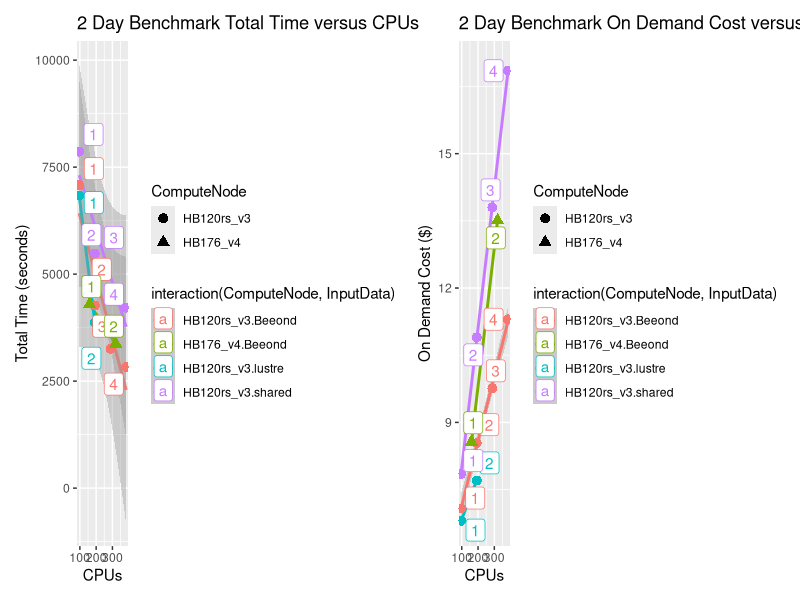

Reproduce this figure in R.
library(ggplot2)
library(patchwork) # To display 2 charts together
library(dplyr)
library(ggrepel)

# Script author: Liz Adams
# Affiliation: UNC CMAS Center 
# example from http://monashbioinformaticsplatform.github.io/2015-11-30-intro-r/ggplot.html
# 2nd example from https://r-graph-gallery.com/line-chart-dual-Y-axis-ggplot2.html

png(file = paste('hbv120', '_', 'v5.4plus', '_','Time','_','CPUs','.png',sep=''), width = 1024, height = 768, bg='white')
curr_wd<-getwd()
setwd(curr_wd)
csv_data<- read.csv("../docs/user_guide_cyclecloud/qa/scaling_HBv120.v54.csv",sep="\t", skip =0, header = TRUE, comment.char = "",check.names = FALSE, quote="", )
print(csv_data)
bad_rows <-
    is.na(csv_data$TotalTime) |
    is.na(csv_data$Day1_Timing_sec) |
    is.na(csv_data$CPUs) |
    is.na(csv_data$OnDemandCost) |
    is.na(csv_data$MS_Opt_Pin) |
    is.na(csv_data$SpotCost) 
    
#filter(csv_data, ComputeNode != "HB120rs_v3" )

csv_data2 <-  subset(csv_data, InputData=="Beeond")
print(csv_data2)




p1 <- ggplot(csv_data[!bad_rows,], aes(y=as.numeric(TotalTime), x=CPUs, group=interaction(ComputeNode,InputData), color=interaction(ComputeNode,InputData), shape=ComputeNode,)) +
    geom_point() + ggtitle("2 Day Benchmark Total Time versus CPUs") + scale_y_continuous(name = "Total Time (seconds)") + stat_smooth(method="lm") + geom_point(size=3.0) + geom_label_repel(aes(label = Nodes))

p2 <- ggplot(csv_data[!bad_rows,], aes(y=as.numeric(OnDemandCost), x=CPUs, group=interaction(ComputeNode,InputData), color=interaction(ComputeNode,InputData), shape=ComputeNode,  )) +
    geom_point() + ggtitle("2 Day Benchmark On Demand Cost versus CPUs") + scale_y_continuous(name = "On Demand Cost ($)") + stat_smooth(method="lm") + geom_point(size=3.0) + geom_label_repel(aes(label = Nodes))

p3 <- ggplot(csv_data[!bad_rows,], aes(y=as.numeric(SpotCost), x=CPUs, group=InputData, color=InputData)) +
    geom_point() + ggtitle("2 Day Benchmark Spot Cost versus CPUs") + scale_y_continuous(name = "On Demand Cost ($)") + stat_smooth(method="lm") + geom_path(linewidth = 1)

# Display both charts side by side thanks to the patchwork package
p1 + p2 
